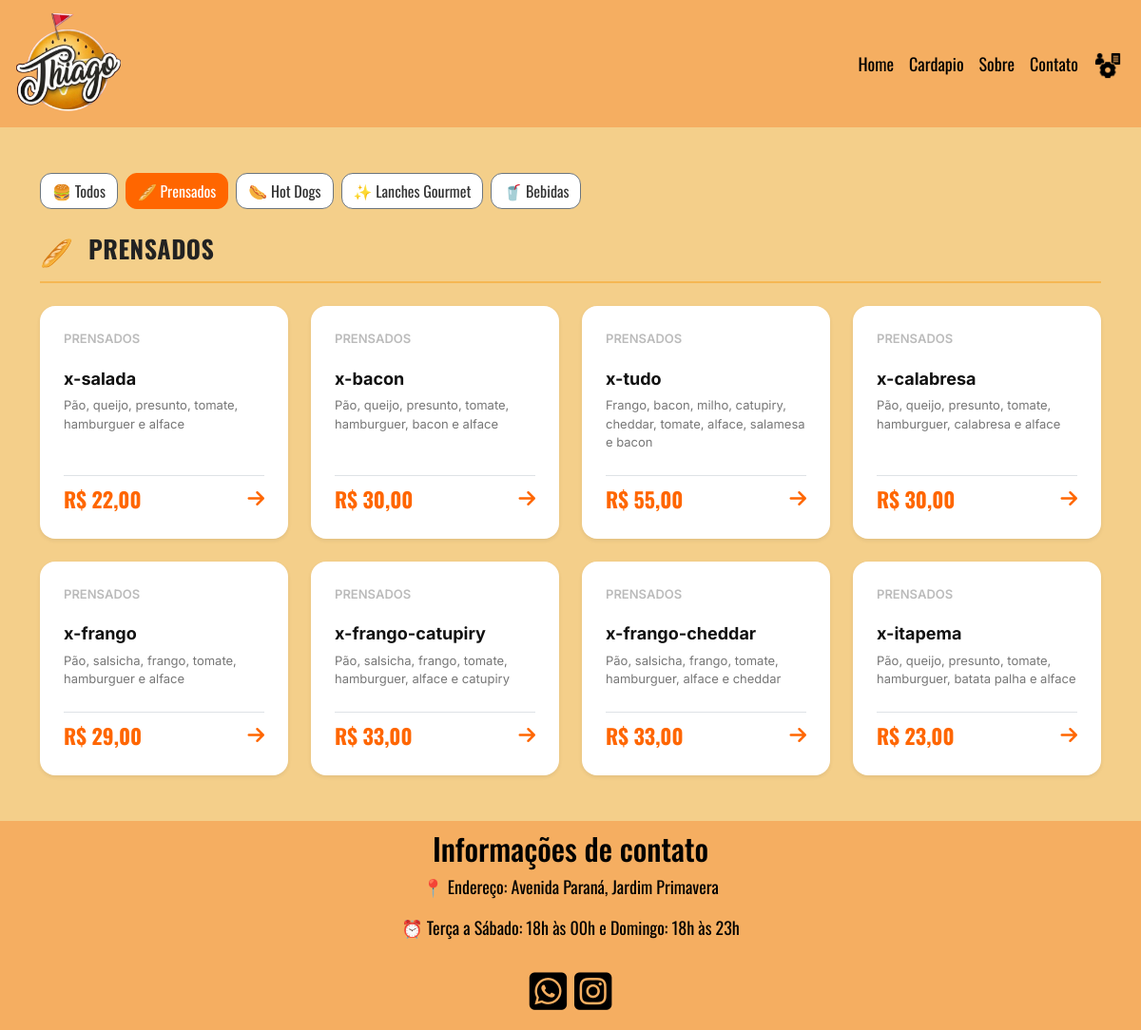
/cardapio?param=cardapio&categoria=PRENSADOS, run on an earlier commit of the app's database.
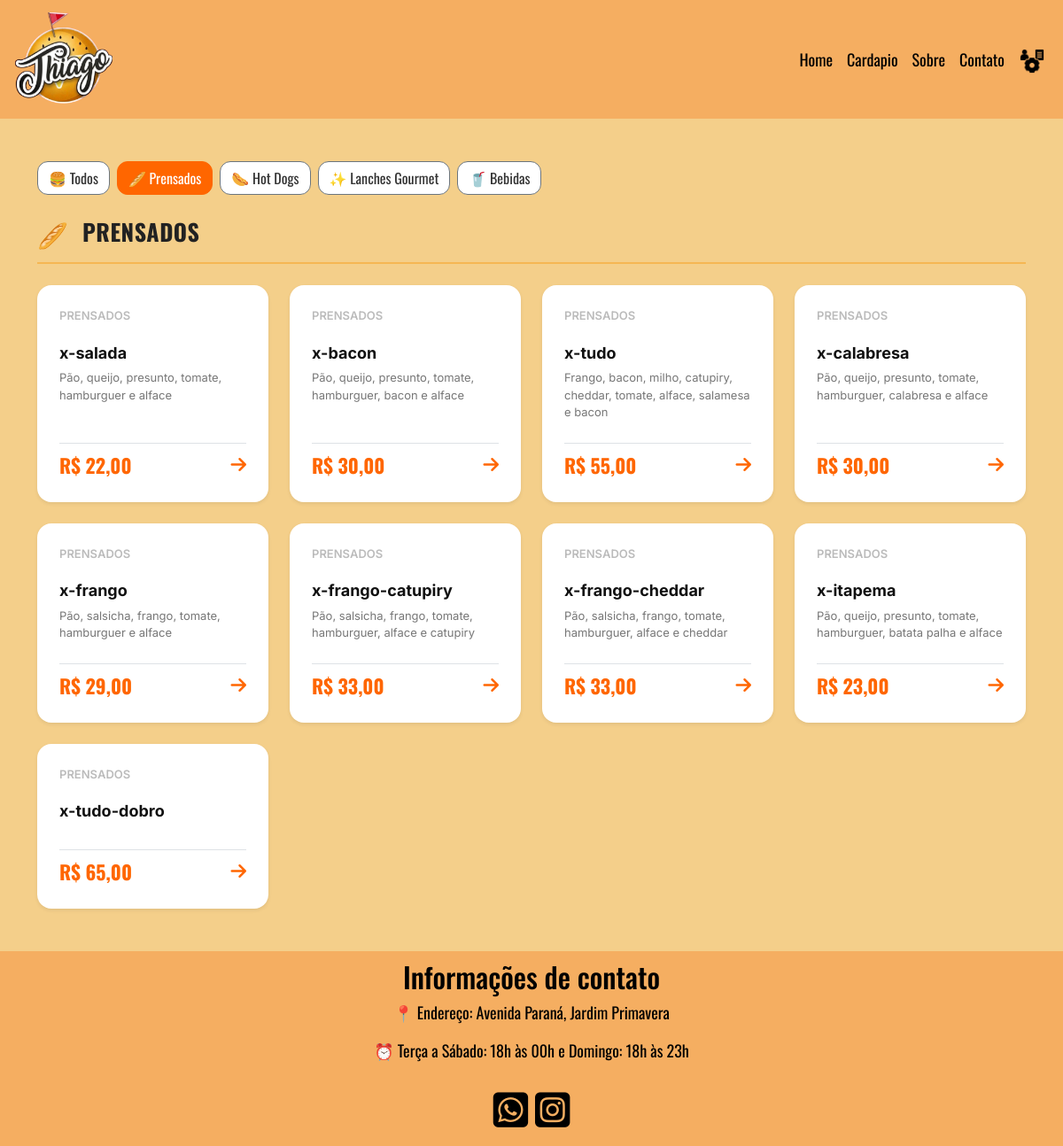
And on a later commit of the database.
### tables this page shows
CREATE TABLE `produto` (
  `id_produto` int(11) NOT NULL,
  `id_categoria` int(11) NOT NULL,
  `nome_lanches` varchar(100) NOT NULL,
  `preco` float(10,2) NOT NULL,
  `popular` tinyint(1) DEFAULT 0,
  `ingredientes` text DEFAULT NULL
);

CREATE TABLE `categoria` (
  `id_categoria` int(11) NOT NULL,
  `nome_categoria` varchar(100) NOT NULL
);

### include/funcoes.php (called while the page is built, shortened)
<?php
function buscarTodosProdutos(mysqli $conn): array
{
    $cardapio = [];
    $icones = [
        'PRENSADOS' => '🥖',
        'HOT DOGS' => '🌭',
        'LANCHES GOURMET' => '✨',
        'BEBIDAS' => '🥤'
    ];
    $sql = "SELECT p.id_produto, p.nome_lanches, p.preco,
                   p.popular, p.ingredientes, c.nome_categoria
            FROM produto p
            JOIN categoria c ON p.id_categoria = c.id_categoria
            ORDER BY c.id_categoria, p.id_produto";
    $res = $conn->query($sql);
    while ($linha = $res->fetch_assoc()) {
        $categoria = strtoupper($linha['nome_categoria']);
        if (!isset($cardapio[$categoria])) {
            $cardapio[$categoria] = [
                'secao_titulo' => $categoria,
                'secao_icon'   => $icones[$categoria] ?? '🍔',
                'lanches'      => []
            ];
        }
        $ehPopular = ($linha['popular'] == 1 || $linha['popular'] === '1' || $linha['popular'] === true);
        $cardapio[$categoria]['lanches'][] = [
            'num'          => $categoria,
            'nome'         => $linha['nome_lanches'],
            'preco'        => (float) $linha['preco'],
            'ingredientes' => $linha['ingredientes'] ?? '',
            'popular'      => $ehPopular
        ];
    }
    return array_values($cardapio);
}

### pagina/cardapio.php (the view, shortened to what the changed rows need)
<?php
require_once "include/funcoes.php";
$cardapio_completo = buscarTodosProdutos($conn);
function filtrarPorCategoria(array $secoes, $categoriaSelecionada): array {
    $resultado = [];
    foreach ($secoes as $secao) {
        if (strtoupper($secao['secao_titulo']) === strtoupper($categoriaSelecionada)) {
            $resultado[] = $secao;
        }
    }
    return $resultado;
}
$categoriaAtual = $_GET['categoria'] ?? 'TODOS';
$cardapioParaExibir = filtrarPorCategoria($cardapio_completo, $categoriaAtual);
?>
<!DOCTYPE html>
<html lang="pt-br">
<head>
    <link href="https://cdn.jsdelivr.net/npm/bootstrap@5.3.0/dist/css/bootstrap.min.css" rel="stylesheet">
    <link rel="stylesheet" href="css/cardapio.css">
    <link rel="stylesheet" href="https://cdnjs.cloudflare.com/ajax/libs/font-awesome/6.5.1/css/all.min.css">
</head>
<body>
<div class="container menu-conteudo my-5">
    <?php foreach ($cardapioParaExibir as $secao): ?>
        <div class="menu-secao mb-5">
            <div class="secao-header d-flex align-items-center mb-4">
                <span class="secao-icon"><?php echo $secao['secao_icon']; ?></span>
                <h2 class="secao-title ms-3"><?php echo $secao['secao_titulo']; ?></h2>
            </div>
            <div class="row row-cols-1 row-cols-sm-2 row-cols-md-4 g-4">
                <?php foreach ($secao['lanches'] as $lanche): ?>
                    <div class="col">
                        <div class="card card-menu h-100 shadow-sm border-0 position-relative">
                            <div class="card-body d-flex flex-column justify-content-between p-4">
                                <div class="d-flex justify-content-between align-items-center mb-3">
                                    <span class="lanche-num"><?php echo $lanche['num']; ?></span>
                                </div>
                                <div class="mb-4">
                                    <h4 class="lanche-nome"><?php echo $lanche['nome']; ?></h4>
                                    <p class="lanche-ingredientes card-text"><?php echo $lanche['ingredientes']; ?></p>
                                </div>
                                <div class="d-flex justify-content-between align-items-center mt-auto pt-2 border-top">
                                    <span class="lanche-preco">R$ <?php echo number_format($lanche['preco'], 2, ',', '.'); ?></span>
                                    <a href="https://wa.me/5544998340641?text=Olá, gostaria de pedir <?php echo urlencode($lanche['nome']); ?>"
                                       target="_blank" class="seta-link text-decoration-none">
                                        <i class="fa-solid fa-arrow-right"></i>
                                    </a>
                                </div>
                            </div>
                        </div>
                    </div>
                <?php endforeach; ?>
            </div>
        </div>
    <?php endforeach; ?>
</div>
</body>
</html>

What changed in the data, as far as the page shows it:
added produto: id_categoria.nome_categoria "PRENSADOS", nome_lanches "x-tudo-dobro", preco "65,00"
